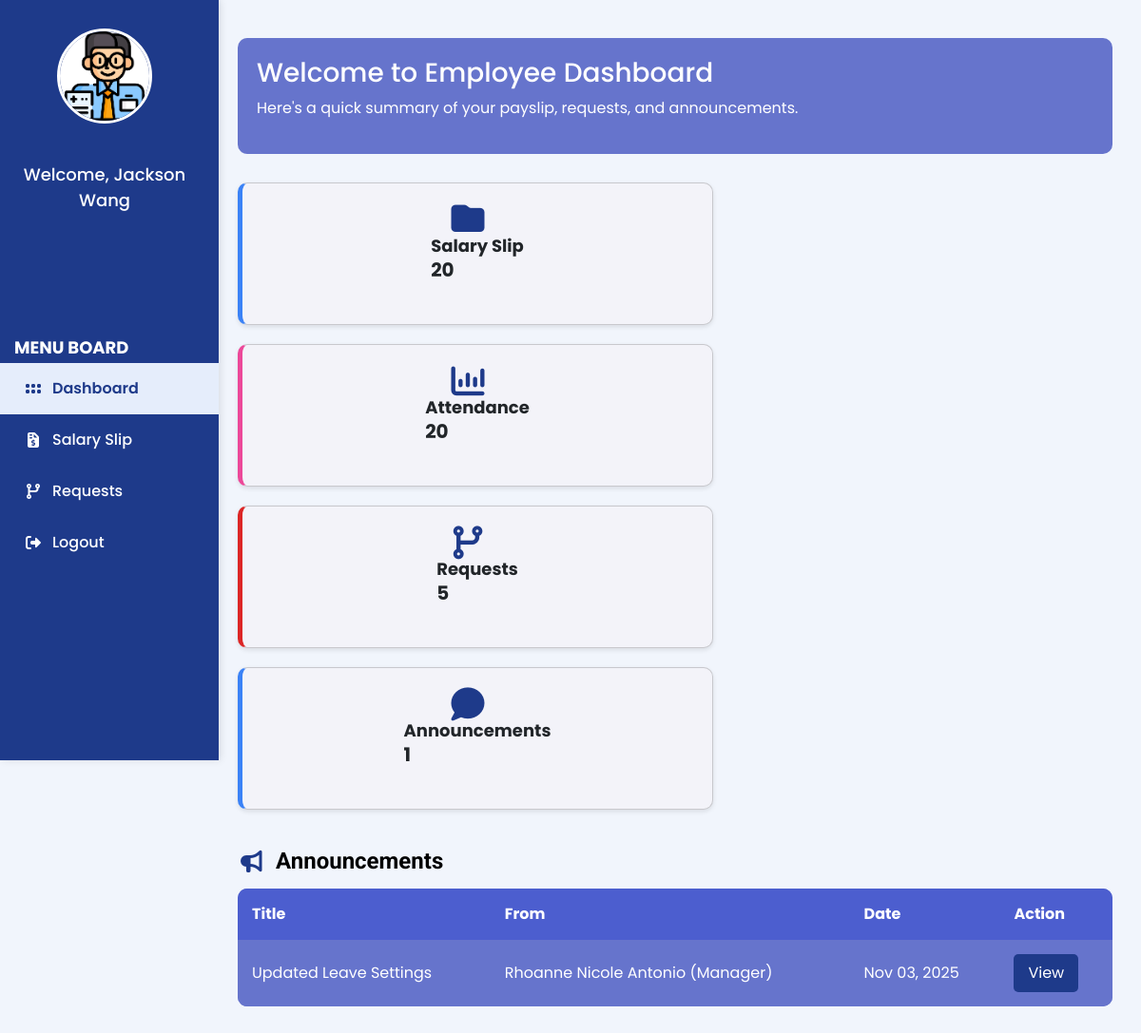
Page /Employee_DashBoard.php on the earlier database version.
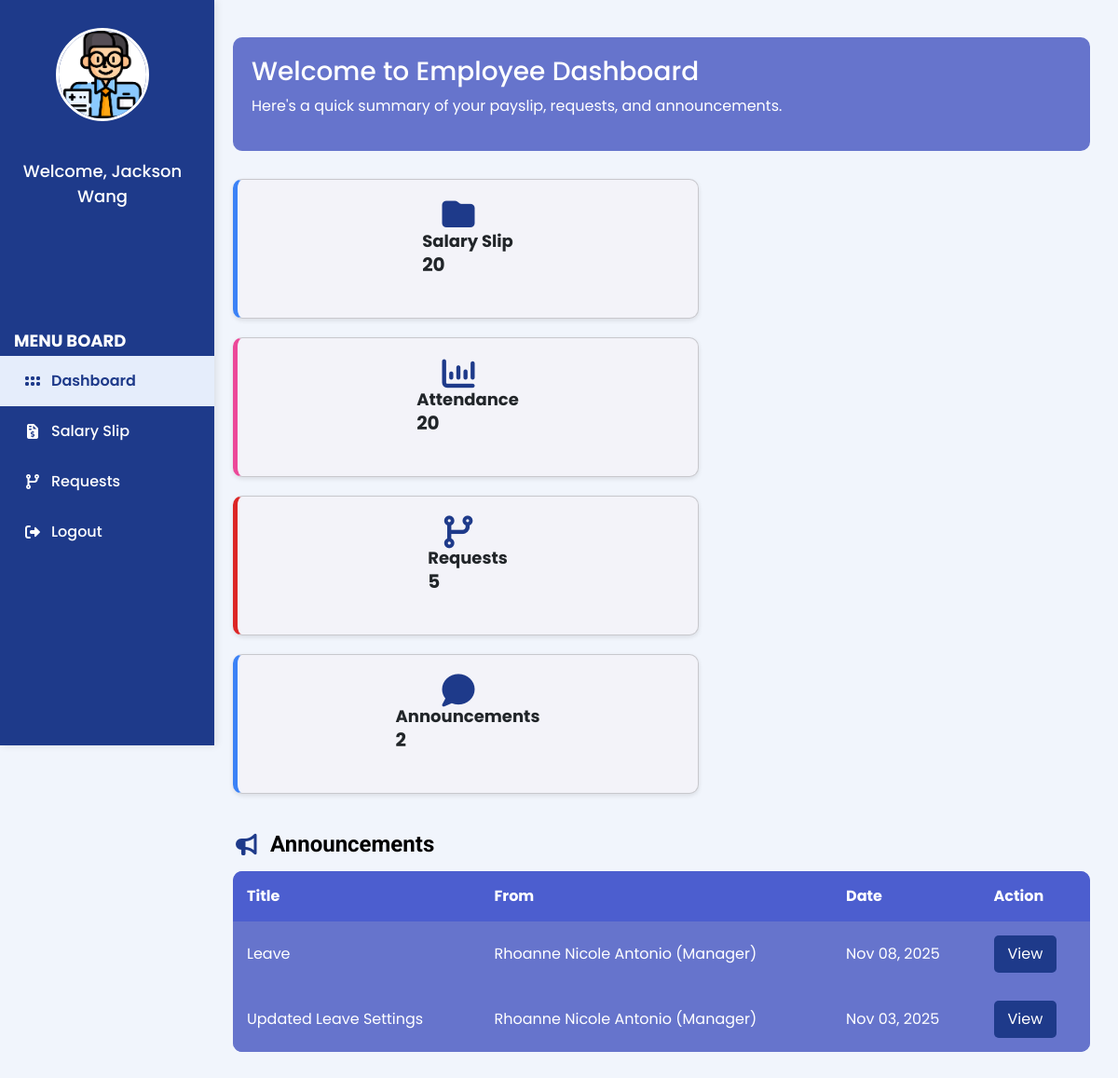
Same page on the later database version.
### tables this page shows
CREATE TABLE `user` (
  `user_id` varchar(100) NOT NULL,
  `applicant_employee_id` varchar(100) DEFAULT NULL,
  `email` varchar(100) NOT NULL,
  `password` varchar(255) NOT NULL,
  `role` varchar(50) NOT NULL,
  `fullname` varchar(150) NOT NULL,
  `status` varchar(20) NOT NULL,
  `created_at` datetime NOT NULL,
  `profile_pic` varchar(255) DEFAULT NULL,
  `reset_token` varchar(255) NOT NULL,
  `token_expiry` varchar(255) NOT NULL,
  `sub_role` varchar(50) DEFAULT NULL
);

CREATE TABLE `manager_announcement` (
  `id` int(11) NOT NULL,
  `manager_email` varchar(100) NOT NULL,
  `posted_by` varchar(150) NOT NULL,
  `title` varchar(255) NOT NULL,
  `message` text NOT NULL,
  `date_posted` datetime DEFAULT current_timestamp(),
  `is_active` tinyint(1) DEFAULT 1,
  `settingID` int(11) DEFAULT NULL
);

### Employee_DashBoard.php (the view, shortened to what this page needs)
<?php
require 'admin/db.connect.php';
$employeenameQuery = $conn->query("
    SELECT fullname
    FROM user
    WHERE role = 'Employee' AND (sub_role IS NULL OR sub_role != 'HR Manager')
");
$employeename = ($employeenameQuery && $row = $employeenameQuery->fetch_assoc()) ? $row['fullname'] : 'Employee';
$managerResult = mysqli_query($conn, "SELECT * FROM manager_announcement ORDER BY date_posted DESC");
$countManager = mysqli_fetch_assoc(mysqli_query($conn, "SELECT COUNT(*) AS total FROM manager_announcement WHERE is_active = 1"))['total'];
$countAdmin   = mysqli_fetch_assoc(mysqli_query($conn, "SELECT COUNT(*) AS total FROM admin_announcement WHERE is_active = 1"))['total'];
$totalAnnouncements = $countManager + $countAdmin;
?>
<!DOCTYPE html>
<html lang="en">
<head>
<link rel="stylesheet" href="manager-sidebar.css">
<link rel="stylesheet" href="https://cdnjs.cloudflare.com/ajax/libs/font-awesome/7.0.1/css/all.min.css">
<link rel="stylesheet" href="https://cdn.jsdelivr.net/npm/bootstrap@5.3.2/dist/css/bootstrap.min.css">
</head>
<body>
<div class="sidebar">
<div class="sidebar-logo">
<a href="Employee_Profile.php"><img src="Images/profile.png" alt="Profile"></a>
<div class="sidebar-name"><p><?php echo "Welcome, $employeename"; ?></p></div>
</div>
<ul class="nav">
<h4 class="menu-board-title">Menu Board</h4>
<li class="active"><a href="Employee_Dashboard.php"><i class="fa-solid fa-grip"></i> Dashboard</a></li>
<li><a href="Employee_SalarySlip.php"><i class="fa-solid fa-file-invoice-dollar"></i> Salary Slip</a></li>
<li><a href="Employee_Requests.php"><i class="fa-solid fa-code-branch"></i> Requests</a></li>
<li><a href="Login.php"><i class="fa-solid fa-right-from-bracket"></i> Logout</a></li>
</ul>
</div>
<main class="main-content">
<div class="welcome-card">
<h3>Welcome to Employee Dashboard</h3>
<p>Here's a quick summary of your payslip, requests, and announcements.</p>
</div>
<div class="card-container">
<div class="card salary"><i class="fa-solid fa-folder"></i><div class="info"><h2>Salary Slip</h2><p>20</p></div></div>
<div class="card attendance"><i class="fa-solid fa-chart-column"></i><div class="info"><h2>Attendance</h2><p>20</p></div></div>
<div class="card requests"><i class="fa-solid fa-code-branch"></i><div class="info"><h2>Requests</h2><p>5</p></div></div>
<div class="card announcements">
<i class="fa-solid fa-comment"></i>
<div class="info"><h2>Announcements</h2><p><?php echo $totalAnnouncements; ?></p></div>
</div>
</div>
<div class="announcement-section">
<h1><i class="fa-solid fa-bullhorn"></i>Announcements</h1>
<div class="table-responsive">
<table class="announcement-table">
<thead>
<tr>
<th>Title</th>
<th>From</th>
<th>Date</th>
<th>Action</th>
</tr>
</thead>
<tbody>
<?php while ($row = mysqli_fetch_assoc($managerResult)) { ?>
<tr>
<td><?php echo $row['title']; ?></td>
<td><?php echo $row['posted_by']; ?> (Manager)</td>
<td><?php echo date("M d, Y", strtotime($row['date_posted'])); ?></td>
<td><a href="?view=manager&id=<?php echo $row['id']; ?>"><button>View</button></a></td>
</tr>
<?php } ?>
</tbody>
</table>
</div>
</div>
</main>
</body>
</html>

Differences in the rows shown:
added manager_announcement: title "Leave", posted_by "Rhoanne Nicole Antonio", date_posted "Nov 08, 2025"
Other differences:
$totalAnnouncements: "1" → "2"
